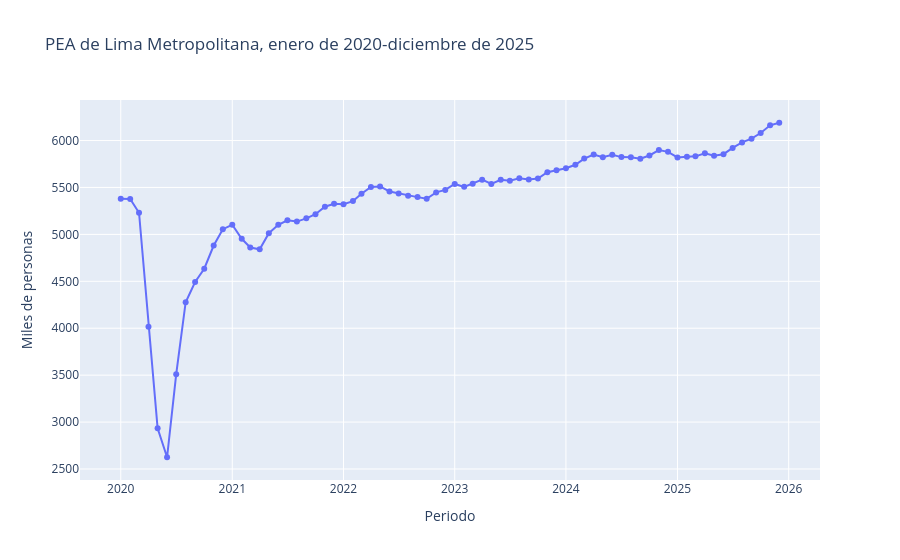

This figure's notebook cell:
### Markdown cell above
## 2. Análisis descriptivo de la serie temporal

### 2.1 Evolución mensual

### Code cell
datos_grafico = serie.rename("PEA").reset_index()

fig = px.line(
    datos_grafico, x="periodo", y="PEA", markers=True,
    title="PEA de Lima Metropolitana, enero de 2020-diciembre de 2025",
    labels={"periodo": "Periodo", "PEA": "Miles de personas"})

fig.update_layout(hovermode="x unified")
fig.show()
